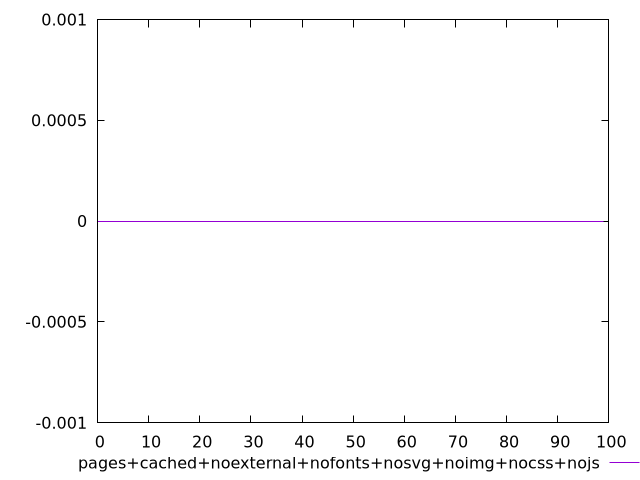

Source code (gnuplot):
$_pagesCachedNoexternalNofontsNosvgNoimgNocssNojs <<EOF
0
0
0
0
0
0
0
0
0
0
0
0
0
0
0
0
0
0
0
0
0
0
0
0
0
0
0
0
0
0
0
0
0
0
0
0
0
0
0
0
0
0
0
0
0
0
0
0
0
0
0
0
0
0
0
0
0
0
0
0
0
0
0
0
0
0
0
0
0
0
0
0
0
0
0
0
0
0
0
0
0
0
0
0
0
0
0
0
0
0
0
0
0
0
0
0
0
0
0
0
EOF
set key outside below
set terminal pngcairo
set output "report_00005_2020-11-02T22-26-11.212Z/unsized-images/pages+cached+noexternal+nofonts+nosvg+noimg+nocss+nojs//score.png"
set yrange [-0.001:0.001]
plot $_pagesCachedNoexternalNofontsNosvgNoimgNocssNojs title "pages+cached+noexternal+nofonts+nosvg+noimg+nocss+nojs" with line ,
